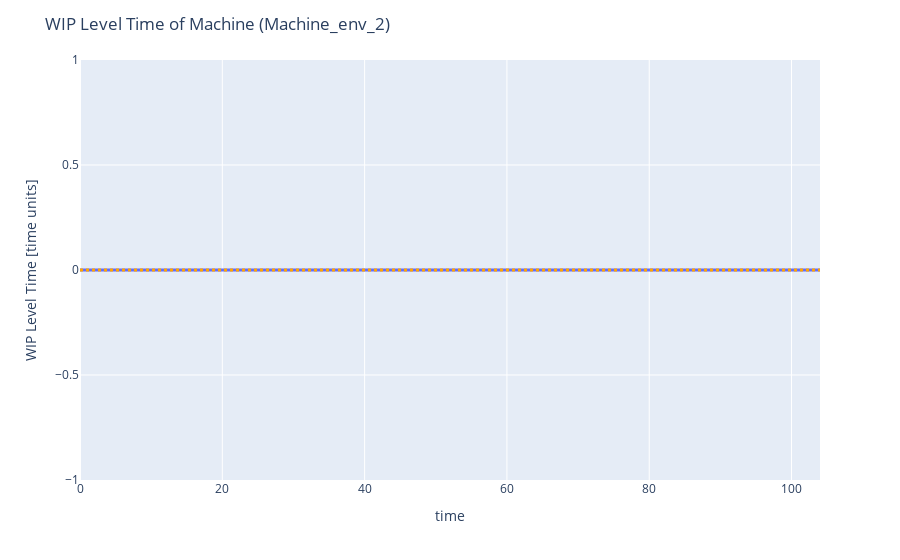

The code cell stored with this chart in its notebook:
### Code cell
ret = m.draw_WIP_level()

### Figure 1 — Plotly figure (JSON) as saved in the notebook; plotly's stock layout.template omitted (floating-point values rounded to 4 significant figures)
{"data": [{"hovertemplate": "x=%{x}<br>y=%{y}<extra></extra>", "legendgroup": "", "line": {"color": "#636efa", "dash": "solid", "shape": "vh", "width": 3}, "marker": {"symbol": "circle"}, "mode": "lines", "name": "", "orientation": "v", "showlegend": false, "type": "scatter", "x": [0, 104], "xaxis": "x", "y": [0, 0], "yaxis": "y"}], "layout": {"legend": {"tracegroupgap": 0}, "margin": {"t": 60}, "shapes": [{"line": {"color": "orange", "dash": "dot", "width": 3}, "type": "line", "x0": 0, "x1": 1, "xref": "x domain", "y0": 0, "y1": 0, "yref": "y"}], "title": {"text": "WIP Level Time of Machine (Machine_env_2)"}, "xaxis": {"anchor": "y", "domain": [0, 1], "title": {"text": "time"}}, "yaxis": {"anchor": "x", "domain": [0, 1], "title": {"text": "WIP Level Time [time units]"}}}}
